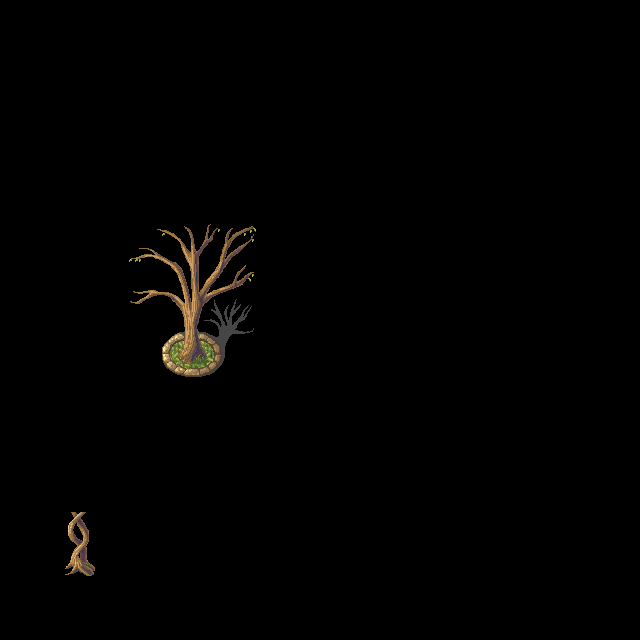

This is a level from a 2D game, rendered from its Tiled map with the project's own tilesets. A one-line summary and the complete map file follow:
An orthogonal 20x20 tile map with 32x32 px tiles, 1 tile layer (Fringe), 2 tilesets and 2 objects (waypoint 2, warp).

<map version="1.0" tiledversion="1.0.3" orientation="orthogonal" renderorder="right-down" width="20" height="20" tilewidth="32" tileheight="32" nextobjectid="13">
 <tileset firstgid="1" name="MageCity" tilewidth="32" tileheight="32" tilecount="360" columns="8">
  <image source="magecity.png" width="256" height="1450" />
 </tileset>
 <tileset firstgid="361" name="Collision" tilewidth="32" tileheight="32" tilecount="2" columns="2">
  <image source="collision.png" width="64" height="32" />
 </tileset>
 <layer name="Fringe" width="20" height="20">
  <data encoding="csv">
0,0,0,0,0,0,0,0,0,0,0,0,0,0,0,0,0,0,0,0,
0,0,0,0,0,0,0,0,0,0,0,0,0,0,0,0,0,0,0,0,
0,0,0,0,0,0,0,0,0,0,0,0,0,0,0,0,0,0,0,0,
0,0,0,0,0,0,0,0,0,0,0,0,0,0,0,0,0,0,0,0,
0,0,0,0,0,0,0,0,0,0,0,0,0,0,0,0,0,0,0,0,
0,0,0,0,0,0,0,0,0,0,0,0,0,0,0,0,0,0,0,0,
0,0,0,0,0,0,0,0,0,0,0,0,0,0,0,0,0,0,0,0,
0,0,0,0,117,118,119,120,0,0,0,0,0,0,0,0,0,0,0,0,
0,0,0,0,125,126,127,128,0,0,0,0,0,0,0,0,0,0,0,0,
0,0,0,0,133,134,135,136,0,0,0,0,0,0,0,0,0,0,0,0,
0,0,0,0,141,142,143,144,0,0,0,0,0,0,0,0,0,0,0,0,
0,0,0,0,149,150,151,152,0,0,0,0,0,0,0,0,0,0,0,0,
0,0,0,0,0,0,0,0,0,0,0,0,0,0,0,0,0,0,0,0,
0,0,0,0,0,0,0,0,0,0,0,0,0,0,0,0,0,0,0,0,
0,0,0,0,0,0,0,0,0,0,0,0,0,0,0,0,0,0,0,0,
0,0,0,0,0,0,0,0,0,0,0,0,0,0,0,0,0,0,0,0,
0,0,105,0,0,0,0,0,0,0,0,0,0,0,0,0,0,0,0,0,
0,0,113,0,0,0,0,0,0,0,0,0,0,0,0,0,0,0,0,0,
0,0,0,0,0,0,0,0,0,0,0,0,0,0,0,0,0,0,0,0,
0,0,0,0,0,0,0,0,0,0,0,0,0,0,0,0,0,0,0,0
</data>
 </layer>
 <objectgroup name="Objects">
  <object id="11" name="waypoint 2" gid="361" x="128" y="352" width="32" height="32" visible="0" />
  <object id="12" name="A Test Exit" type="warp" x="384" y="416" width="32" height="32">
   <properties>
    <property name="dest_map" value="exit_test_1" />
    <property name="dest_x" value="8" />
    <property name="dest_y" value="9" />
   </properties>
  </object>
 </objectgroup>
</map>
